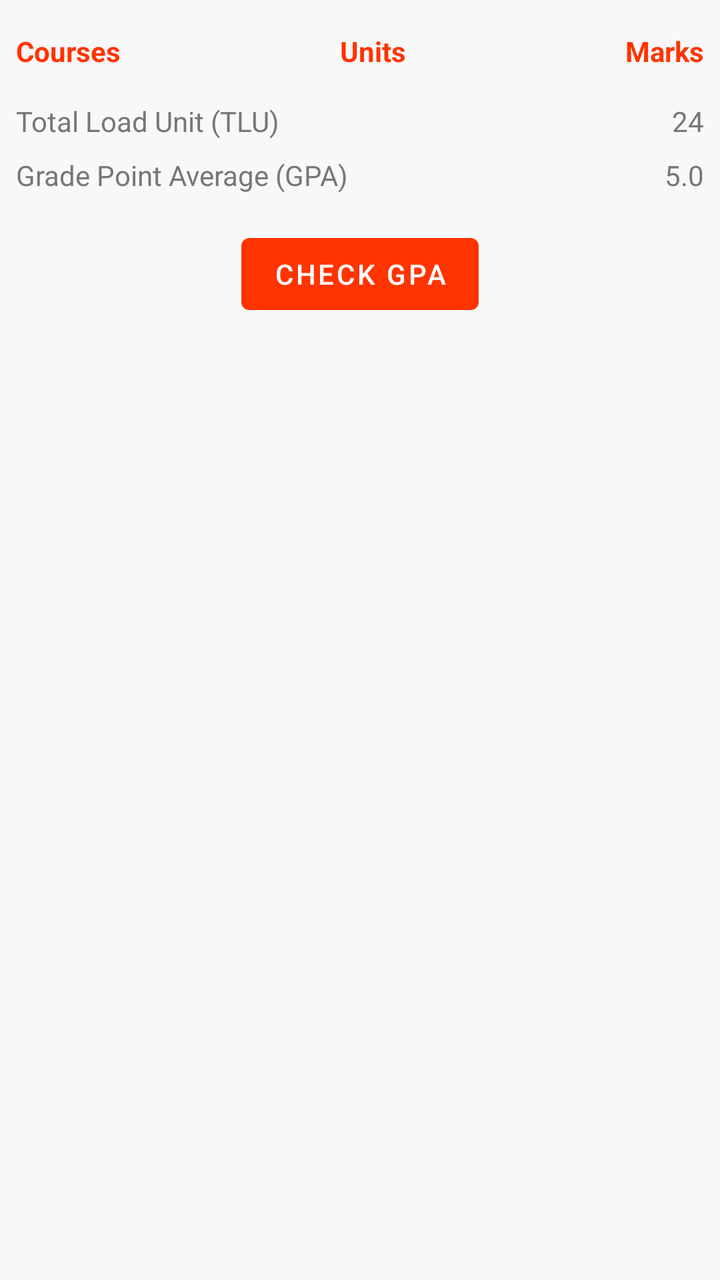
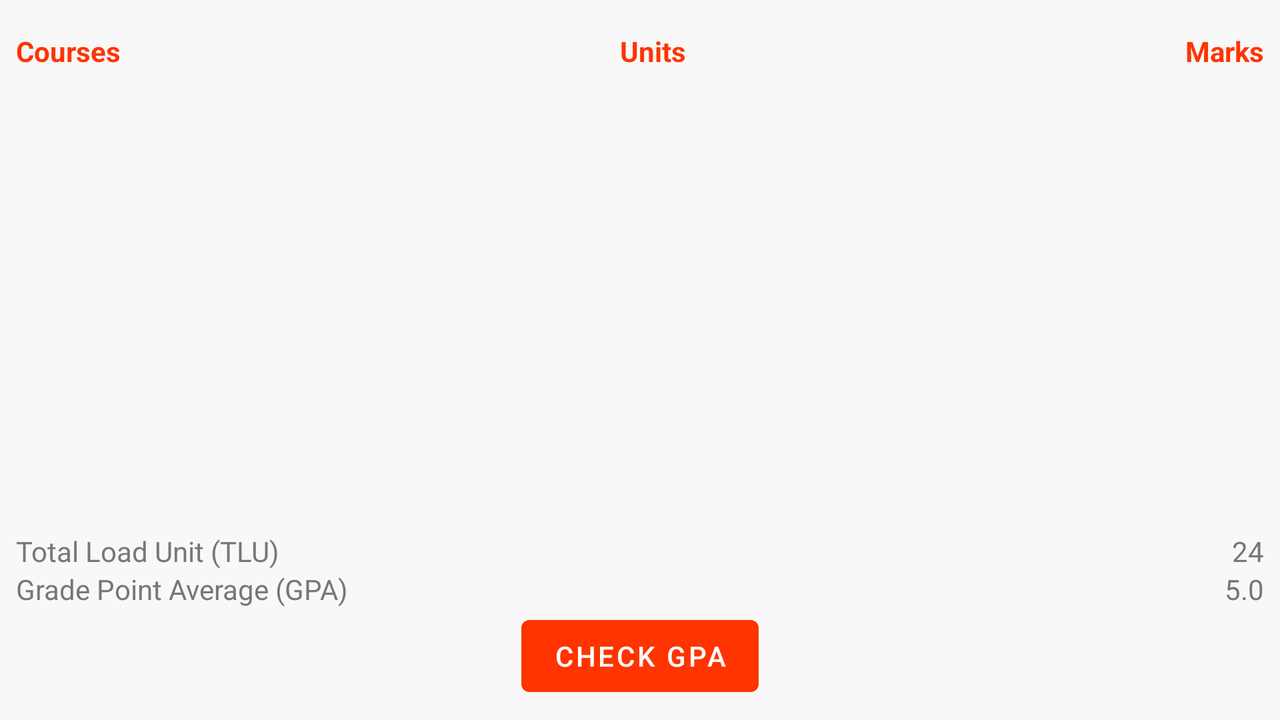

First picture: res/layout/ on a phone held upright. Second picture: the repository's own variant of that layout, on a device whose configuration matches the variant's folder. Source for both follows.
<!-- AndroidManifest.xml: application theme Theme.Notes -->
<!-- res/layout/fragment_result.xml -->
<?xml version="1.0" encoding="utf-8"?>
<ScrollView xmlns:android="http://schemas.android.com/apk/res/android"
    xmlns:app="http://schemas.android.com/apk/res-auto"
    xmlns:tools="http://schemas.android.com/tools"
    android:layout_width="match_parent"
    android:layout_height="match_parent"
    android:background="?attr/backgroundColor"
    tools:context=".ui.ResultFragment">

    <androidx.constraintlayout.widget.ConstraintLayout
        android:layout_width="match_parent"
        android:layout_height="wrap_content" >

        <androidx.recyclerview.widget.RecyclerView
            android:id="@+id/recycler_view_result"
            android:layout_width="match_parent"
            android:layout_height="wrap_content"
            android:layout_marginTop="8dp"
            app:layout_constraintEnd_toEndOf="parent"
            app:layout_constraintStart_toStartOf="parent"
            app:layout_constraintTop_toBottomOf="@+id/textView4"
            tools:listitem="@layout/list_item_result">

        </androidx.recyclerview.widget.RecyclerView>

        <Button
            android:id="@+id/btn_check_gpa"
            style="@style/Widget.Notes.Button"
            android:layout_width="wrap_content"
            android:layout_height="wrap_content"
            android:layout_marginTop="16dp"
            android:layout_marginBottom="16dp"
            android:text="@string/check_gpa"
            app:layout_constraintBottom_toBottomOf="parent"
            app:layout_constraintEnd_toEndOf="parent"
            app:layout_constraintStart_toStartOf="parent"
            app:layout_constraintTop_toBottomOf="@+id/textView10" />

        <TextView
            android:id="@+id/textView2"
            style="@style/TextAppearance.Notes.TitleText"
            android:layout_width="wrap_content"
            android:layout_height="wrap_content"
            android:layout_marginStart="8dp"
            android:layout_marginTop="16dp"
            android:text="@string/courses"
            android:textStyle="bold"
            app:layout_constraintEnd_toStartOf="@+id/textView4"
            app:layout_constraintHorizontal_bias="0.5"
            app:layout_constraintHorizontal_chainStyle="spread_inside"
            app:layout_constraintStart_toStartOf="parent"
            app:layout_constraintTop_toTopOf="parent" />

        <TextView
            android:id="@+id/textView4"
            style="@style/TextAppearance.Notes.TitleText"
            android:layout_width="wrap_content"
            android:layout_height="wrap_content"
            android:text="@string/units"
            android:textStyle="bold"
            app:layout_constraintEnd_toStartOf="@+id/textView7"
            app:layout_constraintHorizontal_bias="0.5"
            app:layout_constraintStart_toEndOf="@+id/textView2"
            app:layout_constraintTop_toTopOf="@+id/textView2" />

        <TextView
            android:id="@+id/textView7"
            style="@style/TextAppearance.Notes.TitleText"
            android:layout_width="wrap_content"
            android:layout_height="wrap_content"
            android:layout_marginEnd="8dp"
            android:text="@string/marks"
            android:textStyle="bold"
            app:layout_constraintEnd_toEndOf="parent"
            app:layout_constraintHorizontal_bias="0.5"
            app:layout_constraintStart_toEndOf="@+id/textView4"
            app:layout_constraintTop_toTopOf="@+id/textView4" />

        <TextView
            android:id="@+id/textView8"
            style="@style/TextAppearance.Notes.SubtitleText"
            android:layout_width="wrap_content"
            android:layout_height="wrap_content"
            android:layout_marginStart="8dp"
            android:layout_marginTop="8dp"
            android:text="@string/total_load_unit_tlu"
            app:layout_constraintStart_toStartOf="parent"
            app:layout_constraintTop_toBottomOf="@+id/recycler_view_result" />

        <TextView
            android:id="@+id/tv_total_load_unit"
            style="@style/TextAppearance.Notes.SubtitleText"
            android:layout_width="wrap_content"
            android:layout_height="wrap_content"
            android:layout_marginEnd="8dp"
            app:layout_constraintEnd_toEndOf="parent"
            app:layout_constraintTop_toTopOf="@+id/textView8"
            tools:text="24" />

        <TextView
            android:id="@+id/textView10"
            style="@style/TextAppearance.Notes.SubtitleText"
            android:layout_width="wrap_content"
            android:layout_height="wrap_content"
            android:layout_marginTop="8dp"
            android:text="@string/grade_point_average_gpa"
            app:layout_constraintStart_toStartOf="@+id/textView8"
            app:layout_constraintTop_toBottomOf="@+id/textView8" />

        <TextView
            android:id="@+id/tv_grade_point_average"
            style="@style/TextAppearance.Notes.SubtitleText"
            android:layout_width="wrap_content"
            android:layout_height="wrap_content"
            app:layout_constraintEnd_toEndOf="@+id/tv_total_load_unit"
            app:layout_constraintTop_toTopOf="@+id/textView10"
            tools:text="5.0" />

    </androidx.constraintlayout.widget.ConstraintLayout>
</ScrollView>
<!-- resources referenced by this layout -->
<resources>
  <string name="check_gpa">Check GPA</string>
  <string name="courses">Courses</string>
  <string name="grade_point_average_gpa">Grade Point Average (GPA)</string>
  <string name="marks">Marks</string>
  <string name="total_load_unit_tlu">Total Load Unit (TLU)</string>
  <string name="units">Units</string>
  <style name="TextAppearance.Notes.SubtitleText" parent="Widget.MaterialComponents.TextView">
          <item name="android:textColor">@color/textColorSubtitle</item>
      </style>
  <style name="TextAppearance.Notes.TitleText" parent="Widget.MaterialComponents.TextView">
          <item name="android:textStyle">bold</item>
          <item name="android:textColor">@color/textColorTitle</item>
      </style>
  <style name="Widget.Notes.Button" parent="Widget.MaterialComponents.Button">
          <item name="android:textColor">@color/white</item>
          <item name="backgroundTint">@color/colorAccent</item>
      </style>
  <style name="Theme.Notes" parent="Theme.MaterialComponents.Light.NoActionBar">
          
          <item name="colorPrimary">@color/colorPrimary</item>
          <item name="colorPrimaryDark">@color/colorPrimaryDark</item>
          <item name="colorAccent">@color/colorAccent</item>
          
  
  
          
          <item name="cardBackgroundColor">@color/cardBackgroundColor</item>
          <item name="tabTextColor">@color/colorPrimaryDarkTheme</item>
          <item name="backgroundColor">@color/backgroundColor</item>
          <item name="iconTint">@color/iconTint</item>
          <item name="tabIconTint">@color/customAlertDialogBackgroundColor</item>
      </style>
  <color name="textColorSubtitle">#777777</color>
  <color name="textColorTitle">@color/colorAccent</color>
  <color name="white">#FFFFFFFF</color>
  <color name="colorAccent">@color/colorPrimary</color>
  <color name="colorPrimary">#FF3400</color>
  <color name="colorPrimaryDark">#E32E00</color>
  <color name="cardBackgroundColor">@color/white</color>
  <color name="colorPrimaryDarkTheme">#232D37</color>
  <color name="backgroundColor">@color/midWhite</color>
  <color name="iconTint">@color/colorAccent</color>
  <color name="customAlertDialogBackgroundColor">@color/white</color>
  <color name="midWhite">#F8F8F8</color>
</resources>
<!-- res/layout-land/fragment_result.xml (the repository's variant of the layout above) -->
<!-- drawn on the phone turned sideways -->
<?xml version="1.0" encoding="utf-8"?>
<androidx.constraintlayout.widget.ConstraintLayout xmlns:android="http://schemas.android.com/apk/res/android"
    xmlns:app="http://schemas.android.com/apk/res-auto"
    xmlns:tools="http://schemas.android.com/tools"
    android:layout_width="match_parent"
    android:layout_height="match_parent"
    android:background="?attr/backgroundColor"
    tools:context=".ui.ResultFragment">

    <androidx.recyclerview.widget.RecyclerView
        android:id="@+id/recycler_view_result"
        android:layout_width="0dp"
        android:layout_height="0dp"
        android:layout_marginTop="4dp"
        android:layout_marginBottom="4dp"
        app:layout_constraintBottom_toTopOf="@+id/textView8"
        app:layout_constraintEnd_toEndOf="parent"
        app:layout_constraintStart_toStartOf="parent"
        app:layout_constraintTop_toBottomOf="@+id/textView4"
        tools:listitem="@layout/list_item_result">

    </androidx.recyclerview.widget.RecyclerView>

    <Button
        android:id="@+id/btn_check_gpa"
        style="@style/Widget.Notes.Button"
        android:layout_width="wrap_content"
        android:layout_height="wrap_content"
        android:layout_marginBottom="8dp"
        android:text="@string/check_gpa"
        app:layout_constraintBottom_toBottomOf="parent"
        app:layout_constraintEnd_toEndOf="parent"
        app:layout_constraintStart_toStartOf="parent" />

    <TextView
        android:id="@+id/textView2"
        style="@style/TextAppearance.Notes.TitleText"
        android:layout_width="wrap_content"
        android:layout_height="wrap_content"
        android:layout_marginStart="8dp"
        android:layout_marginTop="16dp"
        android:text="@string/courses"
        android:textStyle="bold"
        app:layout_constraintEnd_toStartOf="@+id/textView4"
        app:layout_constraintHorizontal_bias="0.5"
        app:layout_constraintHorizontal_chainStyle="spread_inside"
        app:layout_constraintStart_toStartOf="parent"
        app:layout_constraintTop_toTopOf="parent" />

    <TextView
        android:id="@+id/textView4"
        style="@style/TextAppearance.Notes.TitleText"
        android:layout_width="wrap_content"
        android:layout_height="wrap_content"
        android:text="@string/units"
        android:textStyle="bold"
        app:layout_constraintEnd_toStartOf="@+id/textView7"
        app:layout_constraintHorizontal_bias="0.5"
        app:layout_constraintStart_toEndOf="@+id/textView2"
        app:layout_constraintTop_toTopOf="@+id/textView2" />

    <TextView
        android:id="@+id/textView7"
        style="@style/TextAppearance.Notes.TitleText"
        android:layout_width="wrap_content"
        android:layout_height="wrap_content"
        android:layout_marginEnd="8dp"
        android:text="@string/marks"
        android:textStyle="bold"
        app:layout_constraintEnd_toEndOf="parent"
        app:layout_constraintHorizontal_bias="0.5"
        app:layout_constraintStart_toEndOf="@+id/textView4"
        app:layout_constraintTop_toTopOf="@+id/textView4" />

    <TextView
        android:id="@+id/textView8"
        style="@style/TextAppearance.Notes.SubtitleText"
        android:layout_width="wrap_content"
        android:layout_height="wrap_content"
        android:layout_marginStart="8dp"
        android:text="@string/total_load_unit_tlu"
        app:layout_constraintBottom_toTopOf="@+id/textView10"
        app:layout_constraintStart_toStartOf="parent" />

    <TextView
        android:id="@+id/tv_total_load_unit"
        style="@style/TextAppearance.Notes.SubtitleText"
        android:layout_width="wrap_content"
        android:layout_height="wrap_content"
        android:layout_marginEnd="8dp"
        app:layout_constraintEnd_toEndOf="parent"
        app:layout_constraintTop_toTopOf="@+id/textView8"
        tools:text="24" />

    <TextView
        android:id="@+id/textView10"
        style="@style/TextAppearance.Notes.SubtitleText"
        android:layout_width="wrap_content"
        android:layout_height="wrap_content"
        android:text="@string/grade_point_average_gpa"
        app:layout_constraintBottom_toTopOf="@+id/btn_check_gpa"
        app:layout_constraintStart_toStartOf="@+id/textView8" />

    <TextView
        android:id="@+id/tv_grade_point_average"
        style="@style/TextAppearance.Notes.SubtitleText"
        android:layout_width="wrap_content"
        android:layout_height="wrap_content"
        app:layout_constraintEnd_toEndOf="@+id/tv_total_load_unit"
        app:layout_constraintTop_toTopOf="@+id/textView10"
        tools:text="5.0" />

</androidx.constraintlayout.widget.ConstraintLayout>
